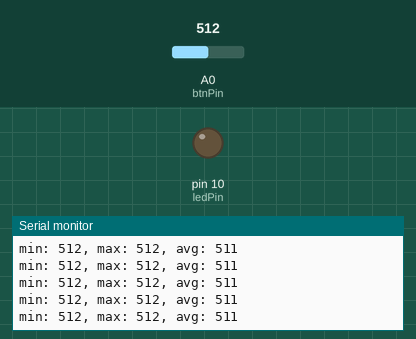
Recording of a sketch running on a simulated Arduino Uno, built with avr-gcc and run on an emulated ATmega328P. Shown: output pins drawn as LEDs (lit = HIGH), the last lines printed to the serial monitor. Inputs (shaded band) come from the test bench; at power-on: A0 (btnPin) = 512.

Above: at 1.2 s.
1.3 s: A0 (btnPin) set to 982
At 1.9 s:
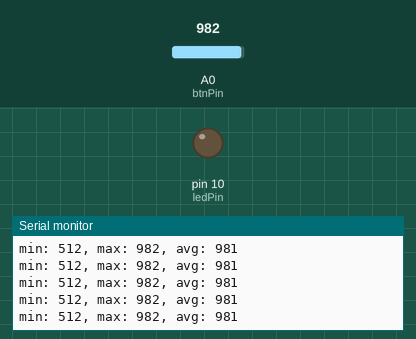
4.3 s: A0 (btnPin) set to 1016
At 5.4 s:
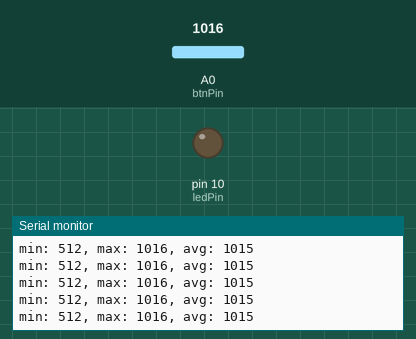
Timing chart, 0 to 7.3 s (numbered marks = the images above; inputs shaded):
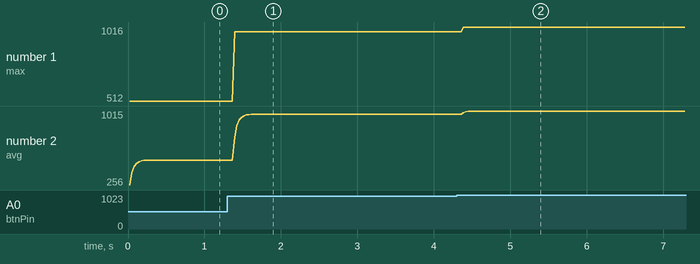

The sketch:

Btn-002_1Pin-CheckBtnVal.ino
```cpp
const byte btnPin = A0;
const byte ledPin = 10;

int val = 0, avg = 0;
int min = 1024, max = 0;
const int avg_offset = 50;

void setup()
{
  Serial.begin(9600);
  pinMode(btnPin, INPUT);
  pinMode(ledPin, OUTPUT);

}

void loop()
{
  Serial.println("Press button ...");

  if (analogRead(btnPin) > 0)
  {
    delay(20);
    min = 1024, max = 0; avg = 0;
    while (analogRead(btnPin))
    {
      int val = analogRead(btnPin);
      avg = 0.5 * avg + 0.5 * val;
      if (val < min) min = val;
      if (max < val) max = val;

    Serial.print("min: "); Serial.print(min);
    Serial.print(", max: "); Serial.print(max);
    Serial.print(", avg: "); Serial.print(avg);
    Serial.println();
    }
  }
  delay(100);
}
```

Measured:
- after the input at 1.3 s, the serial monitor: prints a new line after 0.09 s (image 1)
- after the input at 4.3 s, the serial monitor: prints a new line after 0.09 s (image 2)
- plotted number 1: 512 → 982 after the input at 1.3 s, 982 → 1016 after the input at 4.3 s
- plotted number 2: 511 → 981 after the input at 1.3 s, 981 → 1015 after the input at 4.3 s
